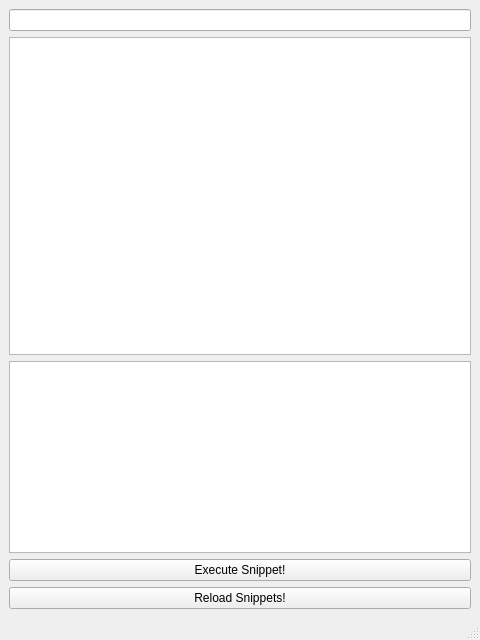
<?xml version="1.0" encoding="UTF-8"?>
<ui version="4.0">
 <class>Loader_MainWindow</class>
 <widget class="QMainWindow" name="Loader_MainWindow">
  <property name="geometry">
   <rect>
    <x>0</x>
    <y>0</y>
    <width>480</width>
    <height>640</height>
   </rect>
  </property>
  <property name="windowTitle">
   <string>Snippets Loader</string>
  </property>
  <widget class="QWidget" name="centralwidget">
   <layout class="QGridLayout">
    <property name="margin">
     <number>9</number>
    </property>
    <property name="spacing">
     <number>6</number>
    </property>
    <item row="1" column="0">
     <widget class="QListWidget" name="Methods_listWidget"/>
    </item>
    <item row="3" column="0">
     <widget class="QPushButton" name="Execute_Snippet_pushButton">
      <property name="text">
       <string>Execute Snippet!</string>
      </property>
     </widget>
    </item>
    <item row="0" column="0">
     <widget class="QLineEdit" name="Search_lineEdit"/>
    </item>
    <item row="2" column="0">
     <widget class="QTextBrowser" name="Informations_textBrowser">
      <property name="sizePolicy">
       <sizepolicy hsizetype="Expanding" vsizetype="Minimum">
        <horstretch>0</horstretch>
        <verstretch>0</verstretch>
       </sizepolicy>
      </property>
     </widget>
    </item>
    <item row="4" column="0">
     <widget class="QPushButton" name="Reload_Snippets_pushButton">
      <property name="text">
       <string>Reload Snippets!</string>
      </property>
     </widget>
    </item>
   </layout>
  </widget>
  <widget class="QStatusBar" name="statusbar"/>
 </widget>
 <resources/>
 <connections/>
</ui>
